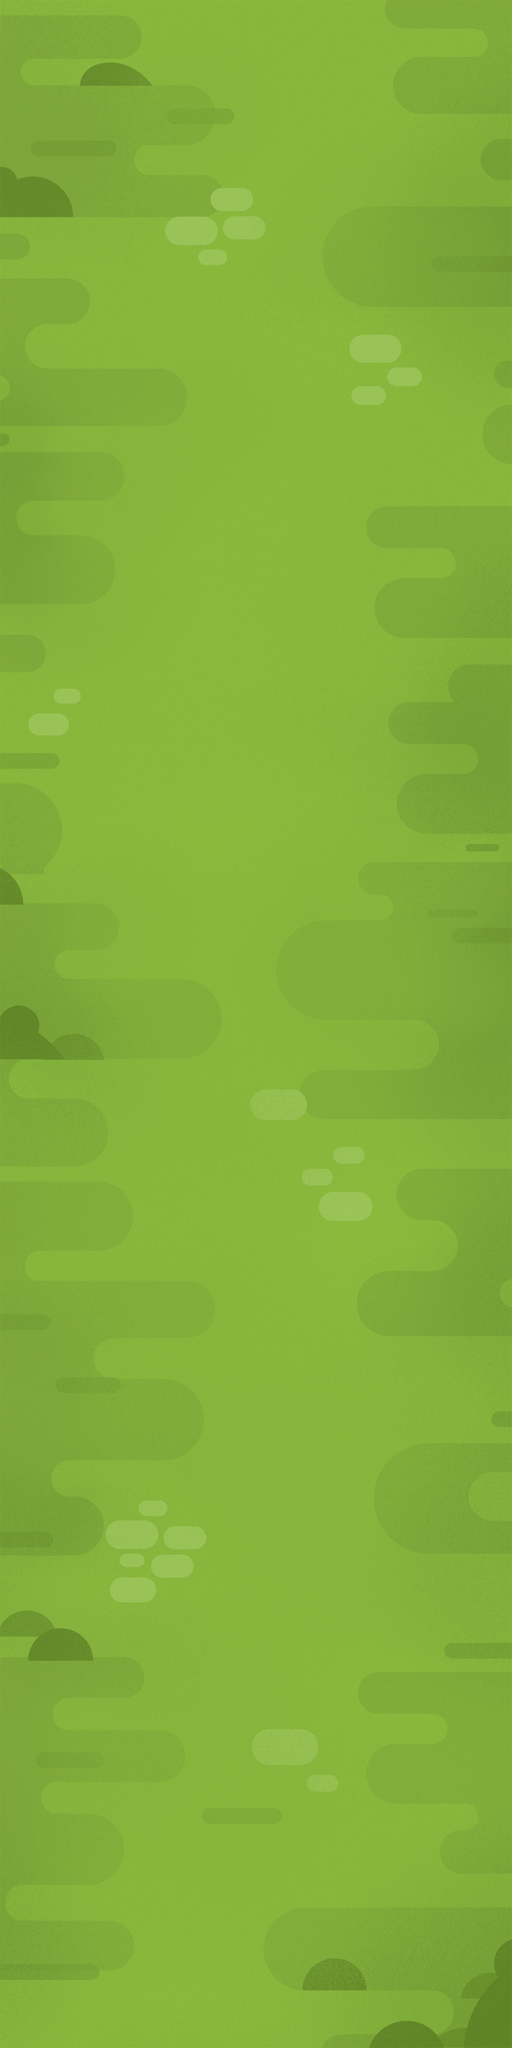

This is a level from a 2D game, rendered from its Tiled map with the project's own tilesets. A one-line summary and the map file follow, with tile-layer data summarised:
An orthogonal 16x64 tile map with 40x40 px tiles, 1 tile layer (scene) and 27 objects (2x pic_tree, level1, level2, level3, level4, ...).

<map version="1.0" orientation="orthogonal" renderorder="right-down" width="16" height="64" tilewidth="40" tileheight="40" nextobjectid="33">
 <tileset firstgid="1" name="forest_bg" tilewidth="40" tileheight="40">
  <image source="forest_bg.png" width="2048" height="1024" />
 </tileset>
 <layer name="scene" width="16" height="64">
  <data>[1024 cells, 1024 non-empty, 1024 distinct tile ids]</data>
 </layer>
 <objectgroup name="layer_level">
  <object name="level1" x="231" y="2365">
   <properties>
    <property name="show" value="1" />
   </properties>
  </object>
  <object name="level2" x="175" y="2243">
   <properties>
    <property name="show" value="1" />
   </properties>
  </object>
  <object name="level3" x="169" y="2120">
   <properties>
    <property name="show" value="1" />
   </properties>
  </object>
  <object name="level4" x="217" y="1998">
   <properties>
    <property name="show" value="1" />
   </properties>
  </object>
  <object name="level5" x="281" y="1876">
   <properties>
    <property name="show" value="1" />
   </properties>
  </object>
  <object name="level6" x="324" y="1753">
   <properties>
    <property name="show" value="1" />
   </properties>
  </object>
  <object name="level7" x="321" y="1631">
   <properties>
    <property name="show" value="1" />
   </properties>
  </object>
  <object name="level8" x="267" y="1509">
   <properties>
    <property name="show" value="1" />
   </properties>
  </object>
  <object name="level9" x="203" y="1386">
   <properties>
    <property name="show" value="1" />
   </properties>
  </object>
  <object name="level10" x="135" y="1264">
   <properties>
    <property name="show" value="1" />
   </properties>
  </object>
  <object name="level11" x="94" y="1142">
   <properties>
    <property name="show" value="1" />
   </properties>
  </object>
  <object name="level12" x="70" y="1020">
   <properties>
    <property name="show" value="1" />
   </properties>
  </object>
  <object name="level13" x="79" y="897">
   <properties>
    <property name="show" value="1" />
   </properties>
  </object>
  <object name="level14" x="115" y="775">
   <properties>
    <property name="show" value="1" />
   </properties>
  </object>
  <object name="level15" x="172" y="653">
   <properties>
    <property name="show" value="1" />
   </properties>
  </object>
  <object name="level16" x="230" y="530">
   <properties>
    <property name="show" value="1" />
   </properties>
  </object>
  <object name="level17" x="281" y="408">
   <properties>
    <property name="show" value="1" />
   </properties>
  </object>
  <object name="level18" x="320" y="286">
   <properties>
    <property name="show" value="1" />
   </properties>
  </object>
  <object name="level19" x="323" y="163">
   <properties>
    <property name="show" value="1" />
   </properties>
  </object>
  <object name="level20" x="300" y="41">
   <properties>
    <property name="show" value="1" />
   </properties>
  </object>
 </objectgroup>
 <objectgroup name="layer_element">£
  <object id="23" name="pic_tree" x="492" y="17" width="217" height="313" />
  <object id="24" name="pic_snake" x="-74" y="427" width="220" height="201" />
  <object id="25" name="pic_house" x="294" y="550" width="386" height="366" />
  <object id="26" name="pic_ostrich" x="241" y="914" width="278" height="188" />
  <object id="28" name="pic_sloth" x="473" y="1469" width="99" height="163" />
  <object id="29" name="pic_tree" x="-88" y="1611" width="217" height="313" />
  <object id="31" name="pic_giraffe" x="435" y="2028" width="301" height="458" />
 </objectgroup>
</map>
